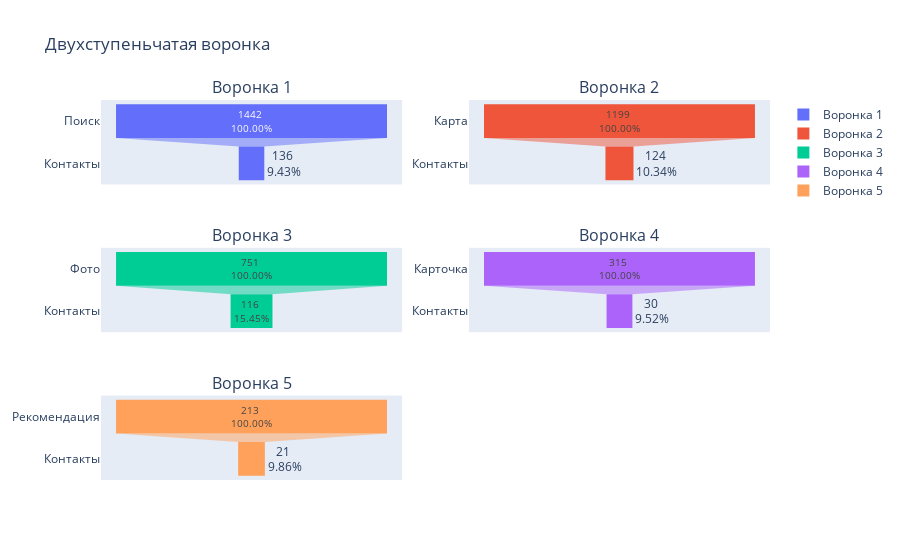

The notebook cell saved with this chart:
### Code cell
search_funnel = two_step_funnel(customer_journey, 'search', 'contacts_show')
map_funnel = two_step_funnel(customer_journey, 'map', 'contacts_show')
photos_funnel = two_step_funnel(customer_journey, 'photos_show', 'contacts_show')
advert_funnel = two_step_funnel(customer_journey, 'advert_open', 'contacts_show')
tips_click_funnel = two_step_funnel(customer_journey, 'tips_click', 'contacts_show')


fig = make_subplots(rows=3, cols=2,
                   subplot_titles=['Воронка 1', 'Воронка 2', 'Воронка 3', 'Воронка 4', 'Воронка 5'])

fig.add_trace(go.Funnel(
        y=['Поиск', 'Контакты'],
        x=search_funnel['user_id'],
        textinfo = "value+percent initial",
        name='Воронка 1'),
              row=1, col=1)

fig.add_trace(go.Funnel(
    y=['Карта', 'Контакты'],
    x=map_funnel['user_id'],
    textinfo = "value+percent initial",
    name='Воронка 2'),
              row=1, col=2)

fig.add_trace(go.Funnel(
        y=['Фото', 'Контакты'],
        x=photos_funnel['user_id'],
        textinfo = "value+percent initial",
        name='Воронка 3'),
        row=2, col=1)

fig.add_trace(go.Funnel(
        y=['Карточка', 'Контакты'],
        x=advert_funnel['user_id'],
        textinfo = "value+percent initial",
        name='Воронка 4'),
        row=2, col=2)

fig.add_trace(go.Funnel(
        y=['Рекомендация', 'Контакты'],
        x=tips_click_funnel['user_id'],
        textinfo = "value+percent initial",
        name='Воронка 5'),
        row=3, col=1)



fig.update_layout(title_text="Двухступеньчатая воронка")
fig.update_traces(texttemplate="%{value:d} <br>%{percentInitial:.2%}")

fig.show()

### Figure 1 — Plotly figure (JSON) as saved in the notebook; plotly's stock layout.template omitted (floating-point values rounded to 4 significant figures)
{"data": [{"name": "Воронка 1", "textinfo": "value+percent initial", "texttemplate": "%{value:d} <br>%{percentInitial:.2%}", "type": "funnel", "x": [1442, 136], "xaxis": "x", "y": ["Поиск", "Контакты"], "yaxis": "y"}, {"name": "Воронка 2", "textinfo": "value+percent initial", "texttemplate": "%{value:d} <br>%{percentInitial:.2%}", "type": "funnel", "x": [1199, 124], "xaxis": "x2", "y": ["Карта", "Контакты"], "yaxis": "y2"}, {"name": "Воронка 3", "textinfo": "value+percent initial", "texttemplate": "%{value:d} <br>%{percentInitial:.2%}", "type": "funnel", "x": [751, 116], "xaxis": "x3", "y": ["Фото", "Контакты"], "yaxis": "y3"}, {"name": "Воронка 4", "textinfo": "value+percent initial", "texttemplate": "%{value:d} <br>%{percentInitial:.2%}", "type": "funnel", "x": [315, 30], "xaxis": "x4", "y": ["Карточка", "Контакты"], "yaxis": "y4"}, {"name": "Воронка 5", "textinfo": "value+percent initial", "texttemplate": "%{value:d} <br>%{percentInitial:.2%}", "type": "funnel", "x": [213, 21], "xaxis": "x5", "y": ["Рекомендация", "Контакты"], "yaxis": "y5"}], "layout": {"annotations": [{"font": {"size": 16}, "showarrow": false, "text": "Воронка 1", "x": 0.225, "xanchor": "center", "xref": "paper", "y": 1, "yanchor": "bottom", "yref": "paper"}, {"font": {"size": 16}, "showarrow": false, "text": "Воронка 2", "x": 0.775, "xanchor": "center", "xref": "paper", "y": 1, "yanchor": "bottom", "yref": "paper"}, {"font": {"size": 16}, "showarrow": false, "text": "Воронка 3", "x": 0.225, "xanchor": "center", "xref": "paper", "y": 0.6111, "yanchor": "bottom", "yref": "paper"}, {"font": {"size": 16}, "showarrow": false, "text": "Воронка 4", "x": 0.775, "xanchor": "center", "xref": "paper", "y": 0.6111, "yanchor": "bottom", "yref": "paper"}, {"font": {"size": 16}, "showarrow": false, "text": "Воронка 5", "x": 0.225, "xanchor": "center", "xref": "paper", "y": 0.2222, "yanchor": "bottom", "yref": "paper"}], "title": {"text": "Двухступеньчатая воронка"}, "xaxis": {"anchor": "y", "domain": [0, 0.45]}, "xaxis2": {"anchor": "y2", "domain": [0.55, 1]}, "xaxis3": {"anchor": "y3", "domain": [0, 0.45]}, "xaxis4": {"anchor": "y4", "domain": [0.55, 1]}, "xaxis5": {"anchor": "y5", "domain": [0, 0.45]}, "xaxis6": {"anchor": "y6", "domain": [0.55, 1]}, "yaxis": {"anchor": "x", "domain": [0.7778, 1]}, "yaxis2": {"anchor": "x2", "domain": [0.7778, 1]}, "yaxis3": {"anchor": "x3", "domain": [0.3889, 0.6111]}, "yaxis4": {"anchor": "x4", "domain": [0.3889, 0.6111]}, "yaxis5": {"anchor": "x5", "domain": [0, 0.2222]}, "yaxis6": {"anchor": "x6", "domain": [0, 0.2222]}}}
